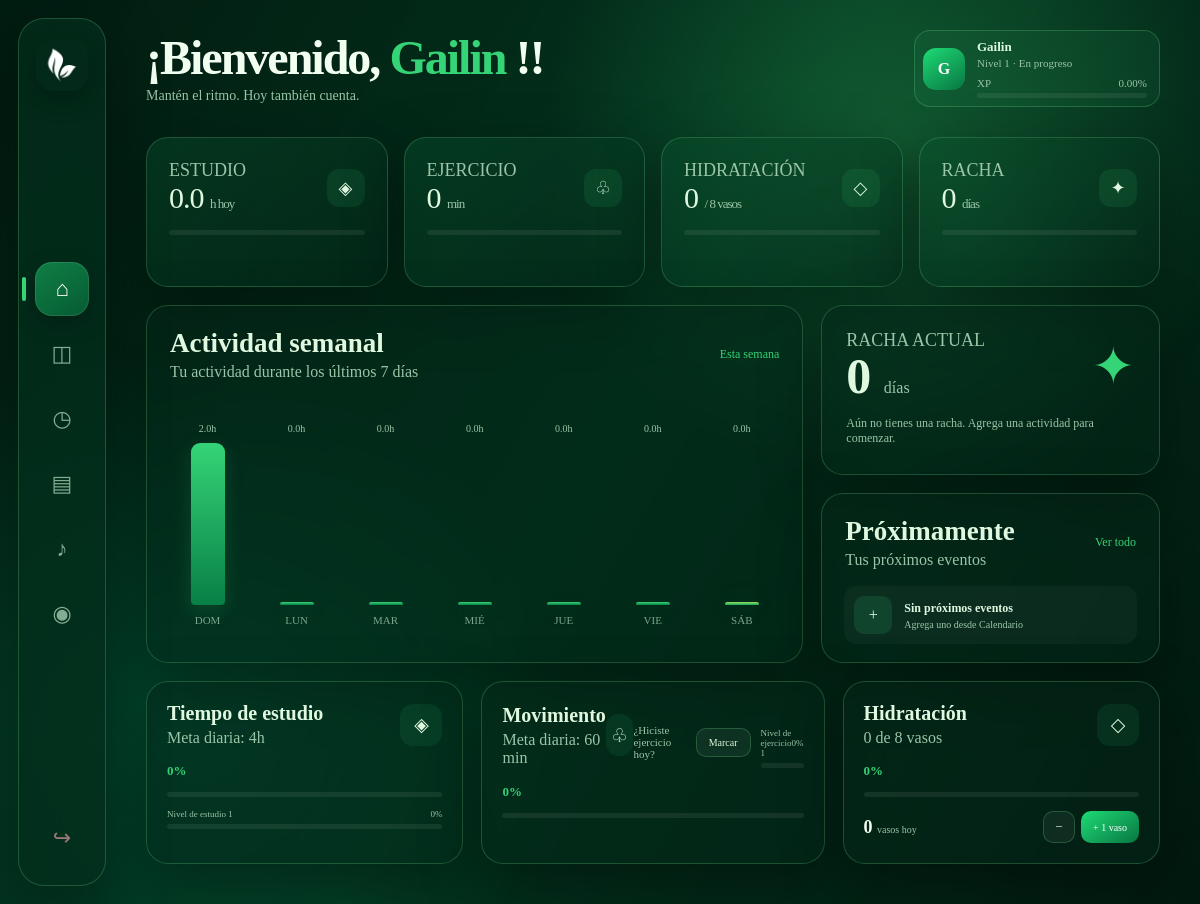
Screenshot of /pages/dashboard.php (signed in) with the database file from the repository.
### tables this page shows
CREATE TABLE `usuarios` (
  `id` int(11) NOT NULL,
  `nombre` varchar(100) NOT NULL,
  `correo` varchar(100) NOT NULL,
  `fecha_registro` timestamp NOT NULL DEFAULT current_timestamp(),
  `password` varchar(255) NOT NULL
);

CREATE TABLE `peak_user_progress` (
  `id` int(11) NOT NULL,
  `usuario_id` int(11) NOT NULL,
  `nivel` int(11) NOT NULL DEFAULT 1,
  `xp_componentes` tinyint(4) NOT NULL DEFAULT 0,
  `ejercicio_progreso` int(11) NOT NULL DEFAULT 0,
  `ejercicio_nivel` int(11) NOT NULL DEFAULT 1,
  `hidratacion_progreso` int(11) NOT NULL DEFAULT 0,
  `hidratacion_nivel` int(11) NOT NULL DEFAULT 1,
  `hidratacion_ultima_subida` date DEFAULT NULL,
  `estudio_progreso` int(11) NOT NULL DEFAULT 0,
  `estudio_nivel` int(11) NOT NULL DEFAULT 1
);

### pages/dashboard.php (the view, shortened to what the rows shown need)
<?php
$embedded =
    isset($_GET["embedded"]) &&
    $_GET["embedded"] === "1";
require_once __DIR__ . "/../backend/config/database.php";
$usuario_id = (int) $_SESSION["usuario_id"];
$nombreUsuario = "Usuario";
$stmt = $conn->prepare("
    SELECT nombre
    FROM usuarios
    WHERE id = ?
    LIMIT 1
");
if ($stmt) {
    $stmt->bind_param(
        "i",
        $usuario_id
    );
    $stmt->execute();
    $resultado =
        $stmt->get_result();
    if ($usuario =
        $resultado->fetch_assoc()
    ) {
        $nombreUsuario =
            $usuario["nombre"];
    }
}
$conn->query("
    CREATE TABLE IF NOT EXISTS peak_user_progress (
        id INT AUTO_INCREMENT PRIMARY KEY,
        usuario_id INT NOT NULL,
        nivel INT NOT NULL DEFAULT 1,
        xp_componentes TINYINT NOT NULL DEFAULT 0,
        ejercicio_progreso INT NOT NULL DEFAULT 0,
        ejercicio_nivel INT NOT NULL DEFAULT 1,
        hidratacion_progreso INT NOT NULL DEFAULT 0,
        hidratacion_nivel INT NOT NULL DEFAULT 1,
        hidratacion_ultima_subida DATE NULL,
        estudio_progreso INT NOT NULL DEFAULT 0,
        estudio_nivel INT NOT NULL DEFAULT 1,
        UNIQUE KEY usuario_unico (usuario_id),
        INDEX idx_usuario (usuario_id)
    ) ENGINE=InnoDB
");
$xpData = [
    "nivel" => 1,
    "xp_componentes" => 0,
    "ejercicio_progreso" => 0,
    "ejercicio_nivel" => 1,
    "hidratacion_progreso" => 0,
    "hidratacion_nivel" => 1,
    "hidratacion_ultima_subida" => null,
    "estudio_progreso" => 0,
    "estudio_nivel" => 1
];
$stmtProgress = $conn->prepare("
    SELECT
        nivel,
        xp_componentes,
        ejercicio_progreso,
        ejercicio_nivel,
        hidratacion_progreso,
        hidratacion_nivel,
        hidratacion_ultima_subida,
        estudio_progreso,
        estudio_nivel
    FROM peak_user_progress
    WHERE usuario_id = ?
    LIMIT 1
");
if ($stmtProgress) {
    $stmtProgress->bind_param(
        "i",
        $usuario_id
    );
    $stmtProgress->execute();
    $resultadoProgress =
        $stmtProgress->get_result();
    if ($filaProgress =
        $resultadoProgress->fetch_assoc()
    ) {
        $xpData = $filaProgress;
    }
}
$nivelUsuario =
    (int) $xpData["nivel"];
$xpComponentes =
    (int) $xpData["xp_componentes"];
$ejercicioProgreso =
    (int) $xpData["ejercicio_progreso"];
$ejercicioNivel =
    (int) $xpData["ejercicio_nivel"];
$estudioProgreso =
    (int) $xpData["estudio_progreso"];
$estudioNivel =
    (int) $xpData["estudio_nivel"];
$nivel =
    $nivelUsuario;
$xpComponentesActuales =
    $xpComponentes;
$porcentajeXP =
    ($xpComponentesActuales / 3) * 100;
$porcentajeEstudioXP =
    min(
        ($estudioProgreso / 120) * 100,
        100
    );
$inicialUsuario =
    strtoupper(
        mb_substr(
            trim($nombreUsuario),
            0,
            1,
            "UTF-8"
        )
    );
?>
<!DOCTYPE html>
<html lang="es">
<head>
</head>
<body class="<?= $embedded ? 'embedded' : '' ?>">
<div class="app">
<main class="main">
<div class="container">
<header class="topbar">
    <div class="welcome">
        <h1>
            ¡Bienvenido,
            <span>
                <?php
                echo htmlspecialchars(
                    $nombreUsuario,
                    ENT_QUOTES,
                    "UTF-8"
                );
                ?>
            </span>!!
        </h1>
    </div>
    <div class="profile">
        <div class="avatar">
            <?php
            echo htmlspecialchars(
                $inicialUsuario,
                ENT_QUOTES,
                "UTF-8"
            );
            ?>
        </div>
        <div class="profile-info">
            <strong>
                <?php
                echo htmlspecialchars(
                    $nombreUsuario,
                    ENT_QUOTES,
                    "UTF-8"
                );
                ?>
            </strong>
            <span>
    Nivel <?php echo $nivel; ?> · En progreso
</span>
<div
    style="
        width:170px;
        margin-top:6px;
    "
>
    <div
        style="
            display:flex;
            align-items:center;
            justify-content:space-between;
            margin-bottom:4px;
            font-size:8px;
            color:var(--muted);
        "
    >
        <span>
            XP
        </span>
        <span>
            <?php
            echo number_format(
                $porcentajeXP,
                2
            );
            ?>%
        </span>
    </div>
    <div
        style="
            width:100%;
            height:5px;
            border-radius:20px;
            overflow:hidden;
            background:rgba(255,255,255,.07);
        "
    >
    </div>
</div>
        </div>
    </div>
</header>
<section class="dashboard-grid">
<article class="card chart-card">
    <div class="card-header">
        <div class="card-title">
            <h2>
                Actividad semanal
            </h2>
        </div>
    </div>
</article>
<div class="side-column">
<article class="card events-card">
    <div class="card-header">
        <div class="card-title">
            <h2>
                Próximamente
            </h2>
        </div>
    </div>
</article>
</div>
</section>
<section class="lower-grid">
<article class="card habit-card">
    <div
    style="
        margin-top:12px;
    "
>
    <div
        style="
            display:flex;
            justify-content:space-between;
            align-items:center;
            margin-bottom:5px;
            font-size:9px;
            color:var(--muted);
        "
    >
        <span>
            Nivel de estudio <?php echo $estudioNivel; ?>
        </span>
        <span>
            <?php
            echo round(
                $porcentajeEstudioXP
            );
            ?>%
        </span>
    </div>
</div>
</article>
<article class="card habit-card">
    <div class="habit-header">
        <div
    id="exerciseStatus"
    style="
        margin-top:14px;
        display:flex;
        align-items:center;
        justify-content:space-between;
        gap:10px;
    "
>
    <div
    style="
        margin-top:12px;
    "
>
    <div
        style="
            display:flex;
            justify-content:space-between;
            align-items:center;
            margin-bottom:5px;
            font-size:9px;
            color:var(--muted);
        "
    >
        <span>
            Nivel de ejercicio <?php echo $ejercicioNivel; ?>
        </span>
        <span>
            <?php
            echo $ejercicioProgreso;
            ?>%
        </span>
    </div>
</div>
</div>
    </div>
</article>
</section>
</div>
</main>
</div>
</body>
</html>

### rows the page displays
usuarios: nombre "Gailin", nombre "G"
peak_user_progress: nivel "1", xp_componentes "0.00", estudio_nivel "1", estudio_progreso "0", ejercicio_nivel "1", ejercicio_progreso "0"

### other values shown
$estudioHoras "0.0"
$ejercicioHoy "0"
$aguaHoy "0"
$objetivoAgua "8"
$racha "0"
$horas "2.0"
$horas "0.0"
$objetivoEstudio "4"
$porcentajeEstudio "0"
$objetivoEjercicio "60"
$porcentajeEjercicio "0"
$porcentajeAgua "0"
